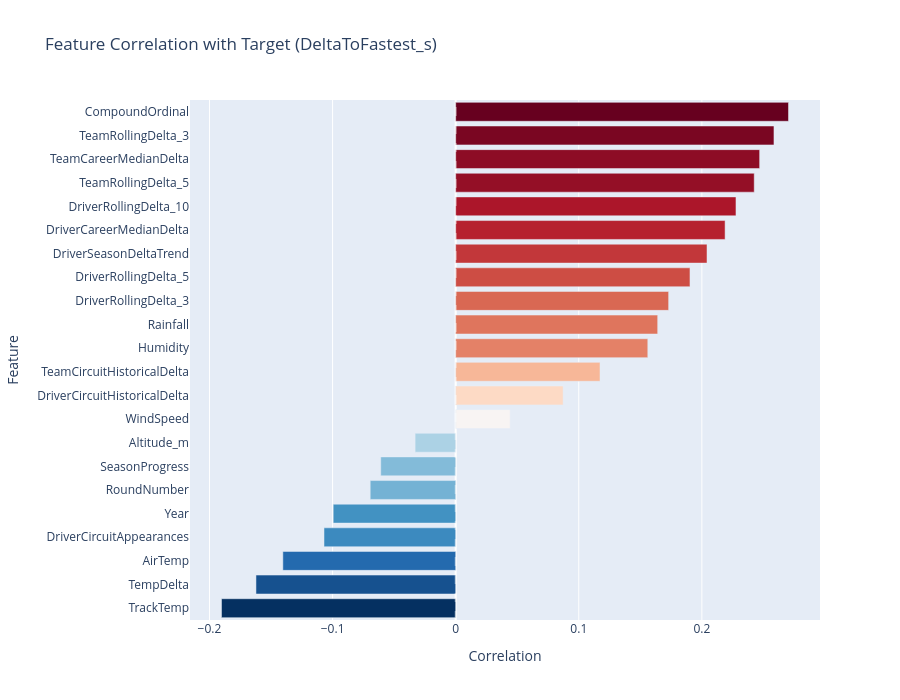

The notebook cell this image was saved under:
### Code cell
# Cell 4 — Correlation of all features with target
numeric_df = df.select_dtypes(include="number")
correlations = (
    numeric_df.corr()["DeltaToFastest_s"]
    .drop("DeltaToFastest_s")
    .sort_values()
    .reset_index()
    .rename(columns={"index": "Feature", "DeltaToFastest_s": "Correlation"})
)

fig = px.bar(
    correlations,
    x="Correlation", y="Feature",
    orientation="h",
    color="Correlation",
    color_continuous_scale="RdBu_r",
    title="Feature Correlation with Target (DeltaToFastest_s)",
    height=700
)
fig.add_vline(x=0, line_dash="dash", line_color="white", opacity=0.4)
fig.update_layout(coloraxis_showscale=False)
fig.show()

### Figure 1 — Plotly figure (JSON) as saved in the notebook; plotly's stock layout.template omitted (floating-point values rounded to 4 significant figures)
{"data": [{"alignmentgroup": "True", "hovertemplate": "Correlation=%{marker.color}<br>Feature=%{y}<extra></extra>", "legendgroup": "", "marker": {"color": [-0.1903, -0.1623, -0.1404, -0.107, -0.09951, -0.06945, -0.06088, -0.03296, 0.04428, 0.08729, 0.1172, 0.1561, 0.1641, 0.173, 0.1903, 0.2042, 0.2189, 0.2277, 0.2425, 0.2469, 0.2586, 0.2704], "coloraxis": "coloraxis", "pattern": {"shape": ""}}, "name": "", "offsetgroup": "", "orientation": "h", "showlegend": false, "textposition": "auto", "type": "bar", "x": [-0.1903, -0.1623, -0.1404, -0.107, -0.09951, -0.06945, -0.06088, -0.03296, 0.04428, 0.08729, 0.1172, 0.1561, 0.1641, 0.173, 0.1903, 0.2042, 0.2189, 0.2277, 0.2425, 0.2469, 0.2586, 0.2704], "xaxis": "x", "y": ["TrackTemp", "TempDelta", "AirTemp", "DriverCircuitAppearances", "Year", "RoundNumber", "SeasonProgress", "Altitude_m", "WindSpeed", "DriverCircuitHistoricalDelta", "TeamCircuitHistoricalDelta", "Humidity", "Rainfall", "DriverRollingDelta_3", "DriverRollingDelta_5", "DriverSeasonDeltaTrend", "DriverCareerMedianDelta", "DriverRollingDelta_10", "TeamRollingDelta_5", "TeamCareerMedianDelta", "TeamRollingDelta_3", "CompoundOrdinal"], "yaxis": "y"}], "layout": {"barmode": "relative", "coloraxis": {"colorbar": {"title": {"text": "Correlation"}}, "colorscale": [[0, "rgb(5,48,97)"], [0.1, "rgb(33,102,172)"], [0.2, "rgb(67,147,195)"], [0.3, "rgb(146,197,222)"], [0.4, "rgb(209,229,240)"], [0.5, "rgb(247,247,247)"], [0.6, "rgb(253,219,199)"], [0.7, "rgb(244,165,130)"], [0.8, "rgb(214,96,77)"], [0.9, "rgb(178,24,43)"], [1, "rgb(103,0,31)"]], "showscale": false}, "height": 700, "legend": {"tracegroupgap": 0}, "shapes": [{"line": {"color": "white", "dash": "dash"}, "opacity": 0.4, "type": "line", "x0": 0, "x1": 0, "xref": "x", "y0": 0, "y1": 1, "yref": "y domain"}], "title": {"text": "Feature Correlation with Target (DeltaToFastest_s)"}, "xaxis": {"anchor": "y", "domain": [0, 1], "title": {"text": "Correlation"}}, "yaxis": {"anchor": "x", "domain": [0, 1], "title": {"text": "Feature"}}}}
